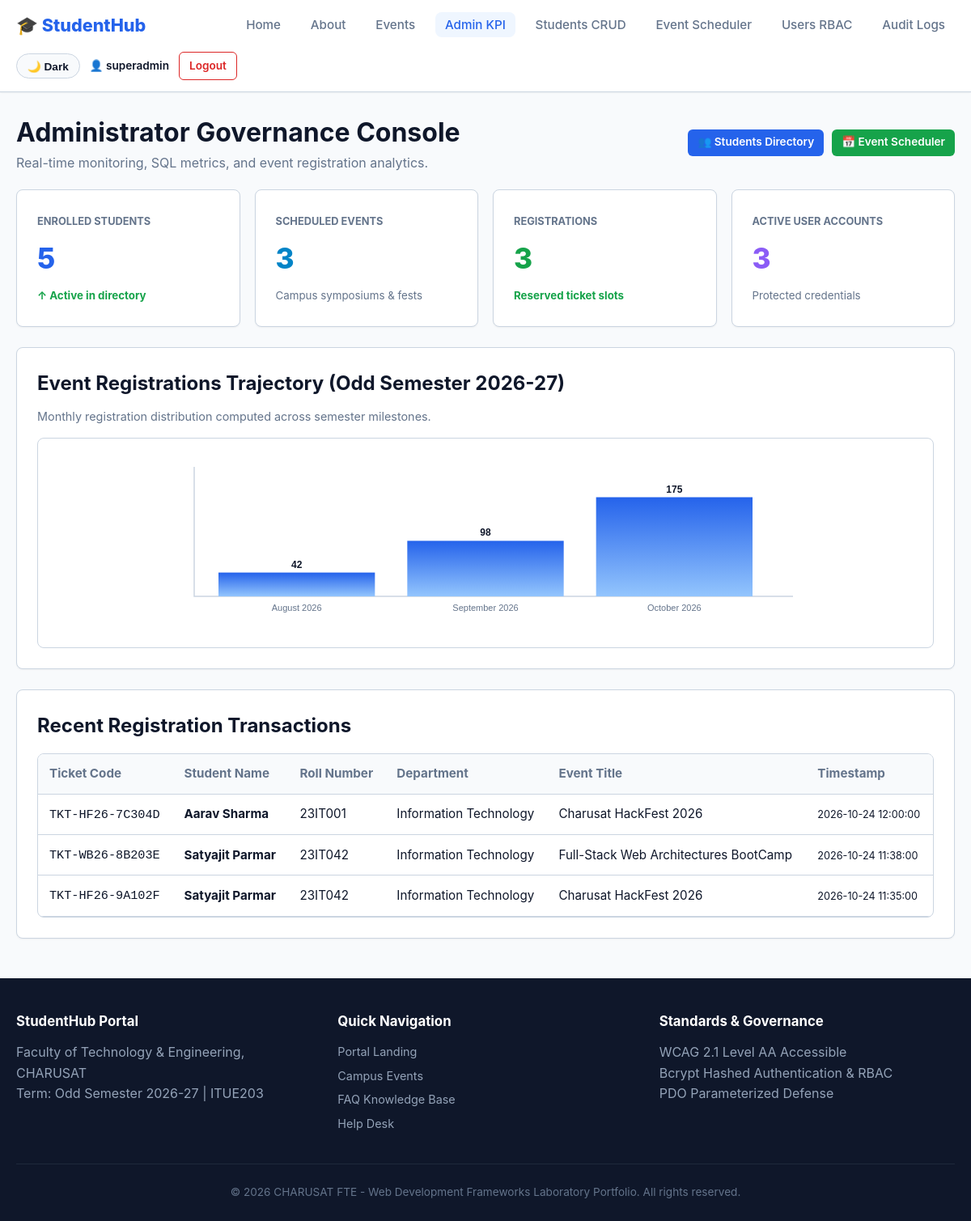
/studenthub/admin_dashboard.php (signed in), run on the app's committed database.
### tables this page shows
CREATE TABLE `registrations` (
    `id` INT UNSIGNED AUTO_INCREMENT PRIMARY KEY,
    `student_id` INT UNSIGNED NOT NULL,
    `event_id` INT UNSIGNED NOT NULL,
    `ticket_code` VARCHAR(40) NOT NULL UNIQUE,
    `attendance_status` ENUM('registered', 'attended', 'absent', 'cancelled') NOT NULL DEFAULT 'registered',
    `registered_at` TIMESTAMP DEFAULT CURRENT_TIMESTAMP,
    CONSTRAINT `fk_p15_reg_student` FOREIGN KEY (`student_id`) REFERENCES `students` (`id`) ON DELETE CASCADE,
    CONSTRAINT `fk_p15_reg_event` FOREIGN KEY (`event_id`) REFERENCES `events` (`id`) ON DELETE CASCADE,
    CONSTRAINT `uk_p15_student_event` UNIQUE (`student_id`, `event_id`)
);

CREATE TABLE `students` (
    `id` INT UNSIGNED AUTO_INCREMENT PRIMARY KEY,
    `user_id` INT UNSIGNED NULL UNIQUE,
    `roll_number` VARCHAR(20) NOT NULL UNIQUE,
    `full_name` VARCHAR(100) NOT NULL,
    `email` VARCHAR(100) NOT NULL UNIQUE,
    `phone` VARCHAR(15) NOT NULL,
    `department` VARCHAR(80) NOT NULL,
    `semester` TINYINT UNSIGNED NOT NULL DEFAULT 1,
    `gpa` DECIMAL(3, 2) NOT NULL DEFAULT 0.00,
    `city` VARCHAR(50) NOT NULL DEFAULT 'Anand',
    `status` ENUM('active', 'inactive', 'deleted') NOT NULL DEFAULT 'active',
    `created_at` TIMESTAMP DEFAULT CURRENT_TIMESTAMP,
    `updated_at` TIMESTAMP DEFAULT CURRENT_TIMESTAMP ON UPDATE CURRENT_TIMESTAMP,
    CONSTRAINT `fk_p15_students_user` FOREIGN KEY (`user_id`) REFERENCES `users` (`id`) ON DELETE CASCADE,
    INDEX `idx_students_dept` (`department`),
    INDEX `idx_students_status` (`status`)
);

CREATE TABLE `events` (
    `id` INT UNSIGNED AUTO_INCREMENT PRIMARY KEY,
    `title` VARCHAR(150) NOT NULL,
    `category` VARCHAR(50) NOT NULL,
    `department` VARCHAR(80) NOT NULL DEFAULT 'All',
    `description` TEXT NOT NULL,
    `event_date` DATE NOT NULL,
    `event_time` TIME NOT NULL,
    `venue` VARCHAR(100) NOT NULL,
    `max_capacity` INT UNSIGNED NOT NULL DEFAULT 100,
    `registration_fee` DECIMAL(7, 2) NOT NULL DEFAULT 0.00,
    `poster_path` VARCHAR(255) NULL,
    `status` ENUM('upcoming', 'ongoing', 'completed', 'cancelled') NOT NULL DEFAULT 'upcoming',
    `created_at` TIMESTAMP DEFAULT CURRENT_TIMESTAMP,
    `updated_at` TIMESTAMP DEFAULT CURRENT_TIMESTAMP ON UPDATE CURRENT_TIMESTAMP,
    INDEX `idx_events_status` (`status`),
    INDEX `idx_events_cat` (`category`)
);

### studenthub/admin_dashboard.php (the view, shortened to what this page needs)
<?php
$pdo = Database::getConnection();
$totalStudents = (int)$pdo->query("SELECT COUNT(*) FROM students WHERE status != 'deleted'")->fetchColumn();
$totalEvents   = (int)$pdo->query("SELECT COUNT(*) FROM events WHERE status != 'cancelled'")->fetchColumn();
$totalRegs     = (int)$pdo->query("SELECT COUNT(*) FROM registrations")->fetchColumn();
$activeUsers   = (int)$pdo->query("SELECT COUNT(*) FROM users WHERE status = 'active'")->fetchColumn();
$stmt = $pdo->query("
    SELECT r.ticket_code, r.attendance_status, r.registered_at,
           s.full_name AS student_name, s.roll_number, s.department,
           e.title AS event_title
    FROM registrations r
    INNER JOIN students s ON r.student_id = s.id
    INNER JOIN events e ON r.event_id = e.id
    ORDER BY r.registered_at DESC
    LIMIT 5
");
$latest = $stmt->fetchAll();
require_once __DIR__ . '/includes/header.php';
?>
<div style="display:flex; justify-content:space-between; align-items:center; margin-bottom:20px; flex-wrap:wrap; gap:10px;">
    <div>
        <h1>Administrator Governance Console</h1>
        <p style="color:var(--text-secondary);">Real-time monitoring, SQL metrics, and event registration analytics.</p>
    </div>
    <div style="display:flex; gap:10px;">
        <a href="students.php" class="btn btn-primary btn-sm">👥 Students Directory</a>
        <a href="admin_events.php" class="btn btn-success btn-sm">📅 Event Scheduler</a>
    </div>
</div>
<div style="display:grid; grid-template-columns:repeat(auto-fit, minmax(220px, 1fr)); gap:18px; margin-bottom:25px;">
    <div class="card" style="margin:0;">
        <span style="font-size:0.8rem; font-weight:bold; color:var(--text-secondary); text-transform:uppercase;">Enrolled Students</span>
        <div style="font-size:2.2rem; font-weight:800; color:var(--primary); margin:5px 0;"><?= $totalStudents ?></div>
        <small style="color:var(--success); font-weight:bold;">↑ Active in directory</small>
    </div>
    <div class="card" style="margin:0;">
        <span style="font-size:0.8rem; font-weight:bold; color:var(--text-secondary); text-transform:uppercase;">Scheduled Events</span>
        <div style="font-size:2.2rem; font-weight:800; color:#0284c7; margin:5px 0;"><?= $totalEvents ?></div>
        <small style="color:var(--text-secondary);">Campus symposiums &amp; fests</small>
    </div>
    <div class="card" style="margin:0;">
        <span style="font-size:0.8rem; font-weight:bold; color:var(--text-secondary); text-transform:uppercase;">Registrations</span>
        <div style="font-size:2.2rem; font-weight:800; color:var(--success); margin:5px 0;"><?= $totalRegs ?></div>
        <small style="color:var(--success); font-weight:bold;">Reserved ticket slots</small>
    </div>
    <div class="card" style="margin:0;">
        <span style="font-size:0.8rem; font-weight:bold; color:var(--text-secondary); text-transform:uppercase;">Active User Accounts</span>
        <div style="font-size:2.2rem; font-weight:800; color:#8b5cf6; margin:5px 0;"><?= $activeUsers ?></div>
        <small style="color:var(--text-secondary);">Protected credentials</small>
    </div>
</div>
<div class="card">
    <h2 style="margin-bottom:10px;">Event Registrations Trajectory (Odd Semester 2026-27)</h2>
    <p style="color:var(--text-secondary); font-size:0.9rem; margin-bottom:15px;">Monthly registration distribution computed across semester milestones.</p>
    <div style="text-align:center; background:#fff; padding:15px; border-radius:8px; border:1px solid var(--border);">
        <canvas id="analyticsCanvas" width="800" height="220" style="max-width:100%; height:auto;"></canvas>
    </div>
</div>
<div class="card">
    <h2>Recent Registration Transactions</h2>
    <div class="table-wrapper" style="margin-top:15px;">
        <table>
            <thead>
                <tr>
                    <th>Ticket Code</th>
                    <th>Student Name</th>
                    <th>Roll Number</th>
                    <th>Department</th>
                    <th>Event Title</th>
                    <th>Timestamp</th>
                </tr>
            </thead>
            <tbody>
                <?php foreach ($latest as $l): ?>
                    <tr>
                        <td><code><?= htmlspecialchars($l['ticket_code']) ?></code></td>
                        <td><strong><?= htmlspecialchars($l['student_name']) ?></strong></td>
                        <td><?= htmlspecialchars($l['roll_number']) ?></td>
                        <td><?= htmlspecialchars($l['department']) ?></td>
                        <td><?= htmlspecialchars($l['event_title']) ?></td>
                        <td><small><?= htmlspecialchars($l['registered_at']) ?></small></td>
                    </tr>
                <?php endforeach; ?>
            </tbody>
        </table>
    </div>
</div>
<script>
document.addEventListener('DOMContentLoaded', () => {
    const canvas = document.getElementById('analyticsCanvas');
    if (!canvas) return;
    const ctx = canvas.getContext('2d');
    const labels = ['August 2026', 'September 2026', 'October 2026'];
    const values = [42, 98, 175];
    const width = canvas.width;
    const height = canvas.height;
    const pad = 40;
    ctx.strokeStyle = '#cbd5e1';
    ctx.lineWidth = 1.5;
    ctx.beginPath();
    ctx.moveTo(pad, 20);
    ctx.lineTo(pad, height - pad);
    ctx.lineTo(width - 20, height - pad);
    ctx.stroke();
    const maxVal = 200;
    const barWidth = (width - pad - 60) / values.length - 40;
    values.forEach((v, i) => {
        const h = (v / maxVal) * (height - pad - 40);
        const x = pad + 30 + i * (barWidth + 40);
        const y = height - pad - h;
        const grad = ctx.createLinearGradient(0, y, 0, height - pad);
        grad.addColorStop(0, '#2563eb');
        grad.addColorStop(1, '#93c5fd');
        ctx.fillStyle = grad;
        ctx.fillRect(x, y, barWidth, h);
        ctx.fillStyle = '#0f172a';
        ctx.font = 'bold 12px sans-serif';
        ctx.textAlign = 'center';
        ctx.fillText(v, x + barWidth / 2, y - 6);
        ctx.fillStyle = '#64748b';
        ctx.font = '11px sans-serif';
        ctx.fillText(labels[i], x + barWidth / 2, height - pad + 18);
    });
});
</script>
<?php require_once __DIR__ . '/includes/footer.php'; ?>

### studenthub/includes/header.php (shortened to what this page needs)
<?php
$currentPage = basename($_SERVER['PHP_SELF']);
$userRole = $_SESSION['role'] ?? 'guest';
$userName = $_SESSION['username'] ?? '';
?>
<!DOCTYPE html>
<html lang="en">
<head>
    <link rel="stylesheet" href="assets/css/main.css">
</head>
<body>
    <header class="site-header" role="banner">
        <div class="nav-container">
            <a href="index.php" class="brand-logo">🎓 <?= APP_NAME ?></a>
            <nav aria-label="Main Navigation">
                <ul class="nav-links">
                    <li><a href="index.php" class="<?= $currentPage === 'index.php' ? 'active' : '' ?>">Home</a></li>
                    <li><a href="about.php" class="<?= $currentPage === 'about.php' ? 'active' : '' ?>">About</a></li>
                    <li><a href="events.php" class="<?= $currentPage === 'events.php' ? 'active' : '' ?>">Events</a></li>
                    <?php if ($userRole === 'admin'): ?>
                        <li><a href="admin_dashboard.php" class="<?= $currentPage === 'admin_dashboard.php' ? 'active' : '' ?>">Admin KPI</a></li>
                        <li><a href="students.php" class="<?= $currentPage === 'students.php' ? 'active' : '' ?>">Students CRUD</a></li>
                        <li><a href="admin_events.php" class="<?= $currentPage === 'admin_events.php' ? 'active' : '' ?>">Event Scheduler</a></li>
                        <li><a href="admin_users.php" class="<?= $currentPage === 'admin_users.php' ? 'active' : '' ?>">Users RBAC</a></li>
                        <li><a href="audit_logs.php" class="<?= $currentPage === 'audit_logs.php' ? 'active' : '' ?>">Audit Logs</a></li>
                    <?php else: ?>
                        <li><a href="faq.php" class="<?= $currentPage === 'faq.php' ? 'active' : '' ?>">FAQ</a></li>
                        <li><a href="contact.php" class="<?= $currentPage === 'contact.php' ? 'active' : '' ?>">Contact</a></li>
                    <?php endif; ?>
                </ul>
            </nav>
            <div class="nav-actions">
                <button class="theme-toggle-btn" id="themeToggleBtn">🌙 Dark</button>
                <?php if ($userRole !== 'guest'): ?>
                    <span style="font-size: 0.85rem; font-weight: 600;">👤 <?= htmlspecialchars($userName) ?></span>
                    <a href="logout.php" class="btn btn-outline btn-sm" style="color:var(--danger); border-color:var(--danger);">Logout</a>
                <?php else: ?>
                    <a href="login.php" class="btn btn-primary btn-sm">Login</a>
                    <a href="register.php" class="btn btn-success btn-sm">Register</a>
                <?php endif; ?>
            </div>
        </div>
    </header>
    <main id="main-content" class="container" role="main">

### studenthub/includes/footer.php (shortened to what this page needs)
    </main>
    <footer class="site-footer" role="contentinfo">
        <div class="footer-container">
            <div class="footer-col">
                <h4><?= APP_NAME ?> Portal</h4>
                <p><?= APP_INSTITUTION ?></p>
                <p>Term: <?= APP_TERM ?> | ITUE203</p>
            </div>
            <div class="footer-col">
                <h4>Quick Navigation</h4>
                <ul>
                    <li><a href="index.php">Portal Landing</a></li>
                    <li><a href="events.php">Campus Events</a></li>
                    <li><a href="faq.php">FAQ Knowledge Base</a></li>
                    <li><a href="contact.php">Help Desk</a></li>
                </ul>
            </div>
            <div class="footer-col">
                <h4>Standards &amp; Governance</h4>
                <p>WCAG 2.1 Level AA Accessible</p>
                <p>Bcrypt Hashed Authentication &amp; RBAC</p>
                <p>PDO Parameterized Defense</p>
            </div>
        </div>
        <div class="footer-bottom">
            <p>&copy; 2026 CHARUSAT FTE - Web Development Frameworks Laboratory Portfolio. All rights reserved.</p>
        </div>
    </footer>
</body>
</html>

### studenthub/assets/css/main.css (style rules this page uses)
:root { --primary: #2563eb; --primary-dark: #1d4ed8; --primary-light: #eff6ff; --bg-page: #f8fafc; --bg-surface: #ffffff; --text-primary: #0f172a; --text-secondary: #64748b; --border: #cbd5e1; --success: #16a34a; --danger: #dc2626; --warning: #f59e0b; --radius: 8px; --shadow-sm: 0 1px 2px 0 rgba(0, 0, 0, 0.05); --shadow-md: 0 4px 6px -1px rgba(0, 0, 0, 0.1); }
* { box-sizing: border-box; margin: 0; padding: 0; transition: background-color 0.2s, color 0.2s; }
body { font-family: -apple-system, BlinkMacSystemFont, "Segoe UI", Roboto, sans-serif; background: var(--bg-page); color: var(--text-primary); line-height: 1.6; min-height: 100vh; display: flex; flex-direction: column; }
.site-header { background: var(--bg-surface); border-bottom: 1px solid var(--border); position: sticky; top: 0; z-index: 100; box-shadow: var(--shadow-sm); }
.nav-container { max-width: 1240px; margin: 0 auto; padding: 0.85rem 1.25rem; display: flex; justify-content: space-between; align-items: center; flex-wrap: wrap; gap: 1rem; }
.brand-logo { font-size: 1.35rem; font-weight: 800; color: var(--primary); text-decoration: none; display: flex; align-items: center; gap: 0.5rem; }
.nav-links { display: flex; list-style: none; gap: 0.8rem; align-items: center; flex-wrap: wrap; }
.nav-links a { color: var(--text-secondary); text-decoration: none; font-weight: 500; font-size: 0.95rem; padding: 0.4rem 0.75rem; border-radius: var(--radius); }
.nav-links a:hover, .nav-links a.active { color: var(--primary); background: var(--primary-light); }
.nav-actions { display: flex; align-items: center; gap: 0.75rem; }
.theme-toggle-btn { background: var(--bg-page); border: 1px solid var(--border); color: var(--text-primary); padding: 0.4rem 0.8rem; border-radius: 20px; font-size: 0.85rem; font-weight: 600; cursor: pointer; }
.container { max-width: 1240px; width: 100%; margin: 1.5rem auto; padding: 0 1.25rem; flex: 1; }
.card { background: var(--bg-surface); border: 1px solid var(--border); border-radius: var(--radius); padding: 25px; box-shadow: var(--shadow-sm); margin-bottom: 25px; }
.btn { display: inline-flex; align-items: center; justify-content: center; gap: 6px; padding: 0.6rem 1.2rem; border-radius: 6px; font-weight: 600; text-decoration: none; border: none; cursor: pointer; font-size: 0.95rem; transition: background 0.2s, transform 0.1s; }
.btn-primary { background: var(--primary); color: #fff; }
.btn-success { background: var(--success); color: #fff; }
.btn-outline { background: transparent; border: 1.5px solid var(--border); color: var(--text-primary); }
.btn-sm { padding: 0.35rem 0.75rem; font-size: 0.85rem; }
.table-wrapper { overflow-x: auto; border: 1px solid var(--border); border-radius: var(--radius); }
table { width: 100%; border-collapse: collapse; text-align: left; }
th, td { padding: 12px 14px; border-bottom: 1px solid var(--border); font-size: 0.95rem; }
th { background: #f8fafc; font-weight: 700; color: var(--text-secondary); }
.site-footer { background: #0f172a; color: #94a3b8; padding: 2.5rem 1.25rem 1.5rem; margin-top: auto; }
.footer-container { max-width: 1240px; margin: 0 auto; display: grid; grid-template-columns: repeat(auto-fit, minmax(220px, 1fr)); gap: 2rem; border-bottom: 1px solid #1e293b; padding-bottom: 2rem; }
.footer-col h4 { color: #fff; margin-bottom: 0.8rem; font-size: 1.05rem; }
.footer-col ul { list-style: none; }
.footer-col a { color: #94a3b8; text-decoration: none; display: block; margin-bottom: 0.4rem; font-size: 0.9rem; }
.footer-bottom { text-align: center; font-size: 0.85rem; margin-top: 1.5rem; color: #64748b; }

### data on the page
registrations: ticket_code "TKT-HF26-7C304D", student.full_name "Aarav Sharma", student.roll_number "23IT001", student.department "Information Technology", event.title "Charusat HackFest 2026", registered_at "2026-10-24 12:00:00"
registrations: ticket_code "TKT-WB26-8B203E", student.full_name "Satyajit Parmar", student.roll_number "23IT042", student.department "Information Technology", event.title "Full-Stack Web Architectures BootCamp", registered_at "2026-10-24 11:38:00"
registrations: ticket_code "TKT-HF26-9A102F", student.full_name "Satyajit Parmar", student.roll_number "23IT042", student.department "Information Technology", event.title "Charusat HackFest 2026", registered_at "2026-10-24 11:35:00"

### other printed values
APP_NAME "StudentHub"
$userName "superadmin"
$totalStudents "5"
$totalEvents "3"
$totalRegs "3"
$activeUsers "3"
APP_INSTITUTION "Faculty of Technology & Engineering, CHARUSAT"
APP_TERM "Odd Semester 2026-27"
